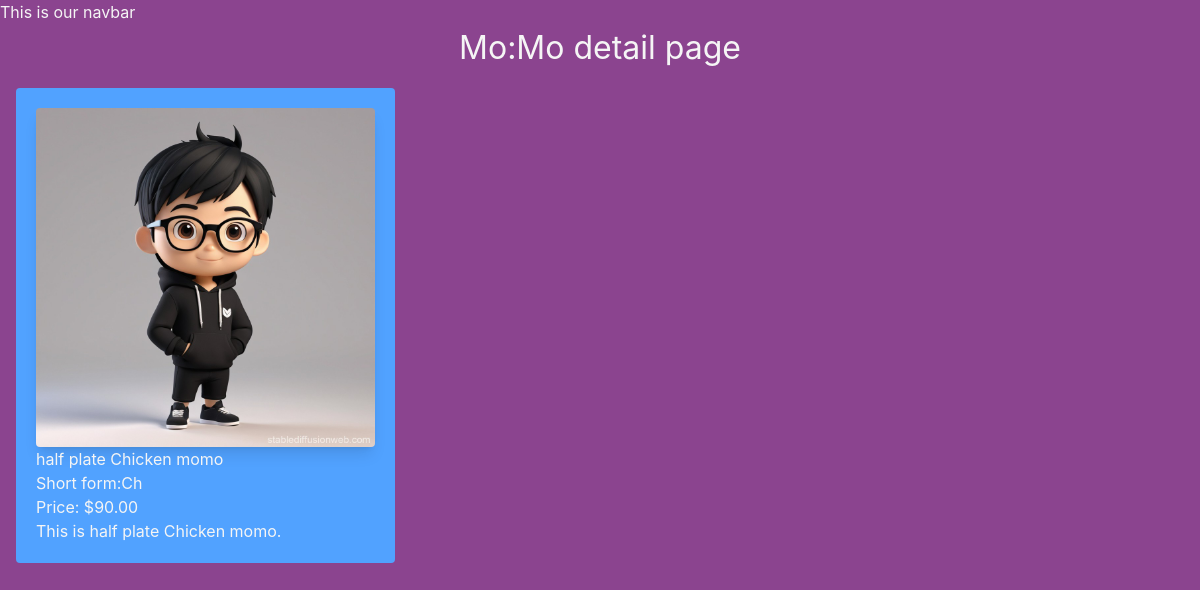
/gg/1/, run on the app's committed database.
### gg/models.py (models this page shows, shortened)
class GGmomo(models.Model):
    GGmomo_TYPE_CHOICE = [
        ("Ch", "Chicken"),
        ("Mu", "Mutton"),
        ("bu", "Buff"),
        ("Ve", "Veg"),
        ("Pa", "Paneer"),
    ]
    name = models.CharField(max_length=100)
    image = models.ImageField(upload_to="ggmomo/")
    date_added = models.DateTimeField(default=timezone.now)
    type = models.CharField(max_length=2, choices=GGmomo_TYPE_CHOICE)
    description = models.TextField(default="")
    price = models.DecimalField(max_digits=10, decimal_places=2, default=0.00)
    class Meta:
        verbose_name = "GG Momo"
        verbose_name_plural = "GG Momos"

### gg/views.py (the view)
# urls.py: path('<int:momo_id>/', views.gg_detail, name='gg_detail'),
def gg_detail(request,momo_id):
    momo = get_object_or_404(GGmomo, pk=momo_id)
    return render(request, 'gg/gg_detail.html',{'momo':momo})

### gg/templates/gg/gg_detail.html
{% extends "layout.html" %} {% block title %} GGmomo Detail Page {% endblock %}
{% block content %}
<h1>Mo:Mo detail page</h1>
<div class="grid grid-cols-3 gap-4 m-4">
  <div class="col-span-1 bg-blue-400 p-5 rounded">
    <img
      class="rounded shadow-lg"
      src="{{ momo.image.url }}"
      alt="{{ momo.name }}"
    />
    <h3>{{momo.name}}</h3>
    <h2>Short form:{{momo.type}}</h2>
    <h3>Price: ${{momo.price}}</h3>
    <h3>{{momo.description}}</h3>
  </div>
</div>
{% endblock %}

### static/style.css (style rules this page uses)
html,body { min-height: 100vh; }
body { background-color: rgb(139, 68, 143); color: whitesmoke; }
h1 { text-align: center; font-size: 2rem; }

### data on the page
GGmomo: image (picture), name "half plate Chicken momo", type "Ch", price "90.00", description "This is half plate Chicken momo."
